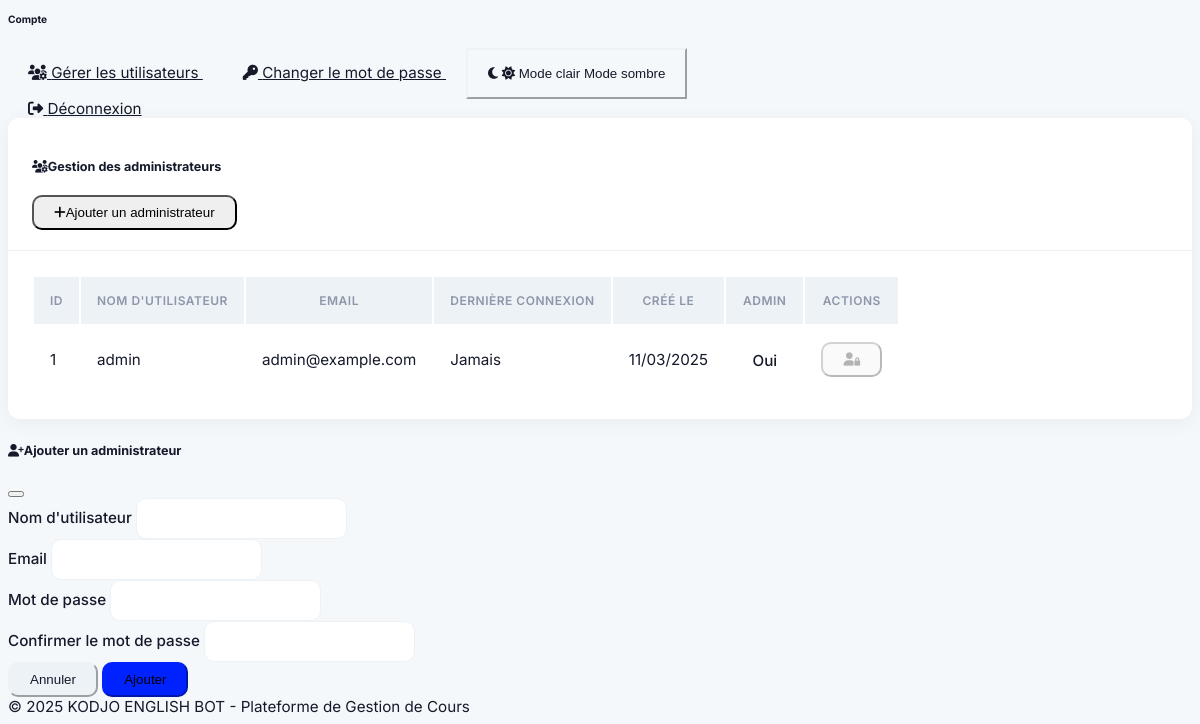
The app's page /admin-users (signed in, lower part), older data.
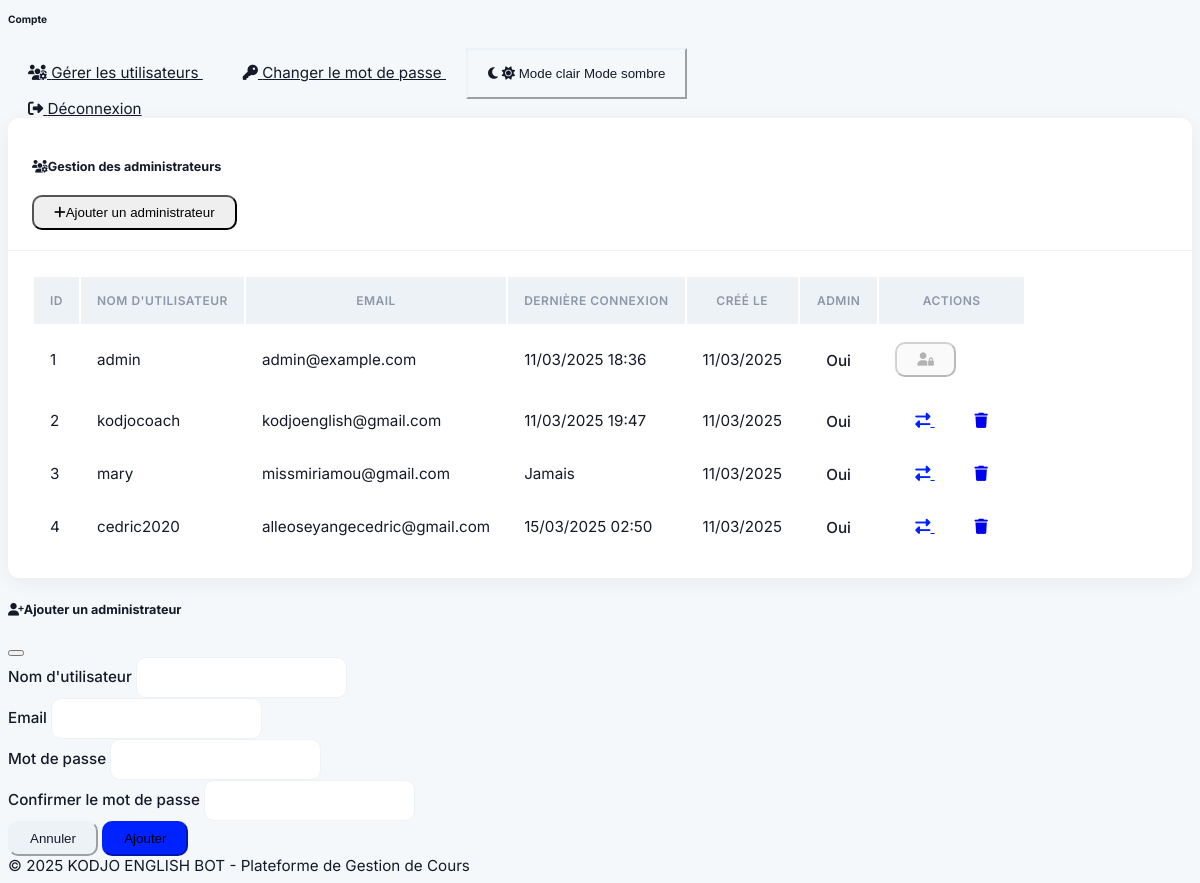
The same page, newer data.
### models.py (models this page shows, shortened)
class User(UserMixin, db.Model):
    id = db.Column(db.Integer, primary_key=True)
    username = db.Column(db.String(64), unique=True, nullable=False)
    email = db.Column(db.String(120), unique=True, nullable=False)
    password_hash = db.Column(db.String(256), nullable=False)
    is_admin = db.Column(db.Boolean, default=False)
    created_at = db.Column(db.DateTime, default=datetime.utcnow)
    last_login = db.Column(db.DateTime, nullable=True)

### routes.py (the view, shortened to what this page needs)
    @app.route('/admin-users', methods=['GET', 'POST'])
    @login_required
    def admin_users():
        if not current_user.is_admin:
            flash('Accès refusé. Vous devez être administrateur pour accéder à cette page.', 'danger')
            return redirect(url_for('dashboard'))
        form = AddAdminForm()
        users = User.query.all()
        return render_template('admin_users.html', users=users, form=form, current_user=current_user)

### forms.py (shortened to what this page needs)
class AddAdminForm(FlaskForm):
    username = StringField('Nom d\'utilisateur', validators=[DataRequired()])
    email = StringField('Email', validators=[DataRequired(), Email()])
    password = PasswordField('Mot de passe', validators=[
        DataRequired(),
        Length(min=8, message='Le mot de passe doit contenir au moins 8 caractères.')
    ])
    password2 = PasswordField('Confirmer le mot de passe', validators=[
        DataRequired(),
        EqualTo('password', message='Les mots de passe doivent correspondre.')
    ])
    submit = SubmitField('Ajouter')

### app.py (called while the page is built)
@login_manager.user_loader
def load_user(user_id):
    from models import User
    return User.query.get(int(user_id))

### templates/admin_users.html (shortened to what this page needs)
{% extends "layout.html" %}
{% block content %}
<div class="row">
    <div class="col-12">
        <div class="card shadow-sm border-0 rounded-lg mb-4">
            <div class="card-header bg-primary text-white d-flex justify-content-between align-items-center">
                <h5 class="mb-0"><i class="fas fa-users-cog me-2"></i>Gestion des administrateurs</h5>
                <button type="button" class="btn btn-sm btn-light" data-bs-toggle="modal" data-bs-target="#addAdminModal">
                    <i class="fas fa-plus me-1"></i>Ajouter un administrateur
                </button>
            </div>
            <div class="card-body">
                {% if users %}
                <div class="table-responsive">
                    <table class="table table-striped table-hover">
                        <thead class="table-light">
                            <tr>
                                <th>ID</th>
                                <th>Nom d'utilisateur</th>
                                <th>Email</th>
                                <th>Dernière connexion</th>
                                <th>Créé le</th>
                                <th>Admin</th>
                                <th>Actions</th>
                            </tr>
                        </thead>
                        <tbody>
                            {% for user in users %}
                            <tr>
                                <td>{{ user.id }}</td>
                                <td>{{ user.username }}</td>
                                <td>{{ user.email }}</td>
                                <td>
                                    {% if user.last_login %}
                                        {{ user.last_login.strftime('%d/%m/%Y %H:%M') }}
                                    {% else %}
                                        <span class="text-muted">Jamais</span>
                                    {% endif %}
                                </td>
                                <td>{{ user.created_at.strftime('%d/%m/%Y') }}</td>
                                <td>
                                    {% if user.is_admin %}
                                        <span class="badge bg-success">Oui</span>
                                    {% else %}
                                        <span class="badge bg-secondary">Non</span>
                                    {% endif %}
                                </td>
                                <td>
                                    <div class="btn-group btn-group-sm" role="group">
                                        {% if user.id != current_user.id %}
                                        <a href="{{ url_for('toggle_admin', user_id=user.id) }}" class="btn btn-outline-primary" title="Changer le statut admin">
                                            <i class="fas fa-exchange-alt"></i>
                                        </a>
                                        <a href="{{ url_for('delete_user', user_id=user.id) }}" class="btn btn-outline-danger" title="Supprimer"
                                           onclick="return confirm('Êtes-vous sûr de vouloir supprimer cet utilisateur?');">
                                            <i class="fas fa-trash"></i>
                                        </a>
                                        {% else %}
                                        <button class="btn btn-outline-secondary" disabled title="Vous ne pouvez pas modifier votre propre compte">
                                            <i class="fas fa-user-lock"></i>
                                        </button>
                                        {% endif %}
                                    </div>
                                </td>
                            </tr>
                            {% endfor %}
                        </tbody>
                    </table>
                </div>
                {% else %}
                <div class="alert alert-info">
                    <i class="fas fa-info-circle me-2"></i>Aucun utilisateur trouvé.
                </div>
                {% endif %}
            </div>
        </div>
    </div>
</div>
<div class="modal fade" id="addAdminModal" tabindex="-1" aria-labelledby="addAdminModalLabel" aria-hidden="true">
    <div class="modal-dialog">
        <div class="modal-content">
            <div class="modal-header bg-primary text-white">
                <h5 class="modal-title" id="addAdminModalLabel">
                    <i class="fas fa-user-plus me-2"></i>Ajouter un administrateur
                </h5>
                <button type="button" class="btn-close" data-bs-dismiss="modal" aria-label="Close"></button>
            </div>
            <form method="post" action="{{ url_for('admin_users') }}">
                <div class="modal-body">
                    <div class="mb-3">
                        <label for="username" class="form-label">{{ form.username.label }}</label>
                        {{ form.username(class="form-control", id="username") }}
                    </div>
                    <div class="mb-3">
                        <label for="email" class="form-label">{{ form.email.label }}</label>
                        {{ form.email(class="form-control", id="email") }}
                    </div>
                    <div class="mb-3">
                        <label for="password" class="form-label">{{ form.password.label }}</label>
                        {{ form.password(class="form-control", id="password") }}
                    </div>
                    <div class="mb-3">
                        <label for="password2" class="form-label">{{ form.password2.label }}</label>
                        {{ form.password2(class="form-control", id="password2") }}
                    </div>
                </div>
                <div class="modal-footer">
                    <button type="button" class="btn btn-secondary" data-bs-dismiss="modal">Annuler</button>
                    {{ form.submit(class="btn btn-primary") }}
                </div>
            </form>
        </div>
    </div>
</div>
{% endblock %}

### templates/layout.html (shortened to what this page needs)
<!DOCTYPE html>
<html lang="en" data-bs-theme="dark">
<head>
    <link href="https://cdn.replit.com/agent/bootstrap-agent-dark-theme.min.css" rel="stylesheet">
    <link rel="stylesheet" href="https://cdnjs.cloudflare.com/ajax/libs/font-awesome/6.4.0/css/all.min.css">
    <link rel="stylesheet" href="{{ url_for('static', filename='css/brevo-theme.css') }}">
</head>
<body>
    <div class="d-flex flex-column min-vh-100">
        <div class="d-flex flex-grow-1">
            {% if current_user.is_authenticated %}
            <div class="offcanvas offcanvas-bottom" tabindex="-1" id="mobileMenu">
                <div class="offcanvas-body">
                    <div class="list-group list-group-flush">
                        <a href="{{ url_for('simulation') }}" class="list-group-item list-group-item-action">
                        </a>
                        <a href="{{ url_for('bot_status') }}" class="list-group-item list-group-item-action">
                        </a>
                        <a href="{{ url_for('logs') }}" class="list-group-item list-group-item-action">
                        </a>
                        <h6 class="text-uppercase fw-bold mt-4 mb-3 px-2">Compte</h6>
                        {% if current_user.is_admin %}
                        <a href="{{ url_for('admin_users') }}" class="list-group-item list-group-item-action">
                            <i class="fas fa-users-cog me-2"></i> Gérer les utilisateurs
                        </a>
                        {% endif %}
                        <a href="{{ url_for('change_password') }}" class="list-group-item list-group-item-action">
                            <i class="fas fa-key me-2"></i> Changer le mot de passe
                        </a>
                        <button class="list-group-item list-group-item-action d-flex align-items-center" id="theme-switcher-mobile">
                            <i class="fas fa-moon me-2 theme-icon-dark"></i>
                            <i class="fas fa-sun me-2 theme-icon-light d-none"></i>
                            <span class="theme-text-dark">Mode clair</span>
                            <span class="theme-text-light d-none">Mode sombre</span>
                        </button>
                        <a href="{{ url_for('logout') }}" class="list-group-item list-group-item-action text-danger">
                            <i class="fas fa-sign-out-alt me-2"></i> Déconnexion
                        </a>
                    </div>
                </div>
            </div>
            {% endif %}
            <main class="flex-grow-1 pt-4 pb-5 {% if current_user.is_authenticated %}content-with-sidebar{% endif %}">
                <div class="container-fluid px-4 pb-5">
                    {% block content %}{% endblock %}
                </div>
            </main>
        </div>
        <footer class="footer py-3 mt-auto border-top">
            <div class="container-fluid px-4 text-center">
                <span class="text-muted">© 2025 KODJO ENGLISH BOT - Plateforme de Gestion de Cours</span>
            </div>
        </footer>
    </div>
</body>
</html>

### static/css/brevo-theme.css (style rules this page uses)
:root { --brevo-primary: #0022ff; --brevo-primary-light: #4455ff; --brevo-primary-dark: #0011cc; --brevo-secondary: #ff544c; --brevo-tertiary: #2cc1de; --brevo-success: #0cce6b; --brevo-warning: #ffb81c; --brevo-danger: #ff3b30; --brevo-light: #f5f8fa; --brevo-dark: #15192a; --brevo-gray: #8e97a9; --brevo-gray-light: #edf2f7; --brevo-gray-dark: #4a5568; --brevo-body-bg: #f5f8fa; --brevo-card-bg: #ffffff; --brevo-sidebar-bg: #ffffff; --brevo-sidebar-active: #edf2f7; --brevo-text: #15192a; --brevo-text-muted: #8e97a9; --brevo-border: #edf2f7; --brevo-input-bg: #ffffff; --brevo-input-border: #edf2f7; --brevo-sidebar-text: #4a5568; --brevo-shadow: rgba(0, 0, 0, 0.05); }
body { font-family: 'Inter', sans-serif; background-color: var(--brevo-body-bg); color: var(--brevo-text); font-size: 0.95rem; }
.card { background-color: var(--brevo-card-bg); border: none; border-radius: 12px; box-shadow: 0 4px 20px var(--brevo-shadow); margin-bottom: 1.5rem; overflow: hidden; }
.card-header { background-color: var(--brevo-card-bg); border-bottom: 1px solid var(--brevo-border); padding: 1.25rem 1.5rem; font-weight: 600; }
.card-body { padding: 1.5rem; }
.btn { border-radius: 10px; padding: 0.5rem 1.25rem; font-weight: 500; transition: all 0.2s ease; }
.btn-primary { background-color: var(--brevo-primary); border-color: var(--brevo-primary); }
.btn-secondary { background-color: var(--brevo-gray-light); color: var(--brevo-text); border-color: var(--brevo-gray-light); }
.btn-outline-primary { border-color: var(--brevo-primary); color: var(--brevo-primary); }
.form-control, .form-select { background-color: var(--brevo-input-bg); border: 1px solid var(--brevo-input-border); border-radius: 10px; padding: 0.75rem 1rem; color: var(--brevo-text); }
.form-label { color: var(--brevo-text); font-weight: 500; margin-bottom: 0.5rem; }
.table { color: var(--brevo-text); }
.table thead { background-color: var(--brevo-sidebar-active); }
.table th { font-weight: 600; text-transform: uppercase; font-size: 0.75rem; letter-spacing: 0.5px; padding: 1rem; color: var(--brevo-text-muted); }
.table td { vertical-align: middle; padding: 1rem; border-color: var(--brevo-border); }
.badge { font-weight: 500; padding: 0.35rem 0.65rem; border-radius: 6px; }
.offcanvas { border-top-left-radius: 20px; border-top-right-radius: 20px; }
.list-group-item { background-color: transparent; border-color: var(--brevo-border); color: var(--brevo-text); padding: 1rem 1.25rem; }
body, .navbar, .sidebar, .card, .btn, .form-control, .table { transition: background-color 0.3s ease, color 0.3s ease, border-color 0.3s ease; }

Row changes from the older to the newer data that the page shows:
changed User "admin": last_login (not shown) → "11/03/2025 18:36"; no longer shows "Jamais"
added User: id "2", username "kodjocoach", email "kodjoenglish@gmail.com", last_login "11/03/2025 19:47", created_at "11/03/2025", is_admin "Oui"
added User: id "3", username "mary", email "missmiriamou@gmail.com", shows "Jamais", created_at "11/03/2025", is_admin "Oui"
added User: id "4", username "cedric2020", email "alleoseyangecedric@gmail.com", last_login "15/03/2025 02:50", created_at "11/03/2025", is_admin "Oui"
